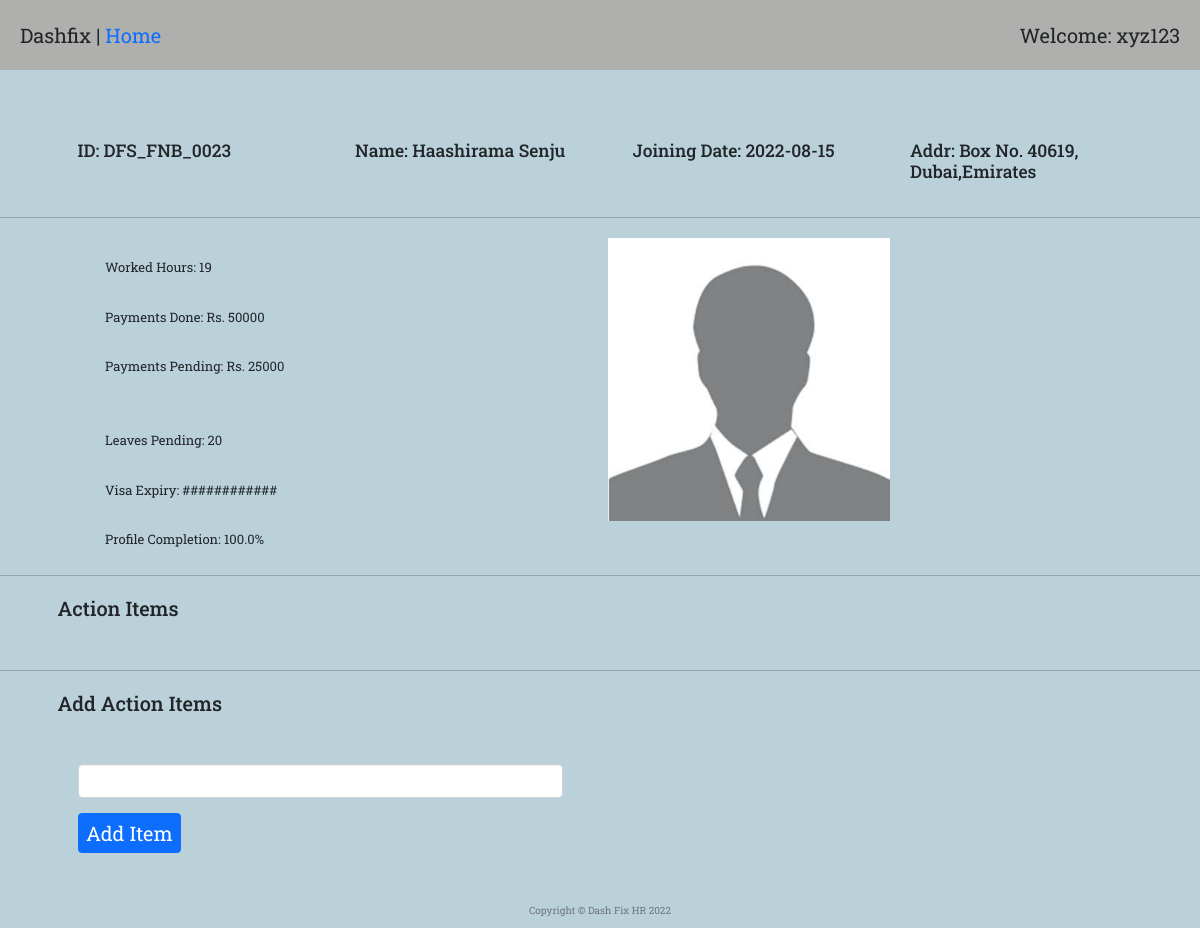
The app's page /employee_view/1 (signed in) with its own data.
### mainTest.py (models this page shows)
class employeeMaster(db.Model):
    __tablename__ = "employeeMaster"
    id = Column(Integer, primary_key=True)
    employeeID = Column(String(300))
    joining_date = Column(DateTime)
    name = Column(String(300))
    addressUae = Column(String(300))
    poBox = Column(String(300))
    mobilePersonal = Column(Integer)
    mobileHome = Column(Integer)
    personalMail = Column(String(300))
    addressHome = Column(String(300))
    passportNumber = Column(Integer)
    nationality = Column(String(300))
    ownCar = Column(Boolean)
    carRent = Column(Boolean)
    company_laptop = Column(String(300))
    company_mobile = Column(String(300))
    emUaeName = Column(String(300))
    emUaeRel = Column(String(300))
    emUaeAddr = Column(String(300))
    emUaeMobileNumber = Column(Integer)
    emUaeHomeNumber = Column(Integer)
    originCountry = Column(String(300))
    emCoName = Column(String(300))
    emCoRel = Column(String(300))
    emCoAddr = Column(String(300))
    emCoMobileNumber = Column(Integer)
    emCoHomeNumber = Column(Integer)
    createdBy = Column(Integer, ForeignKey("Users.id"))
    user = relationship("User", back_populates="employee")
    departmentId = Column(Integer, ForeignKey("departmentMaster.id"))
    department = relationship("departmentMaster", back_populates="employee")
    document = relationship("documentMaster", back_populates="employee")
    actionItem = relationship("actionItemMaster", back_populates="employee")
    leave = relationship("leaveApplicationMaster", back_populates="employee")
    passport = relationship("passportApplicationMaster", back_populates="employee")
    timesheet = relationship("timesheetEntryMaster", back_populates="employee")
    roster = relationship("rosterEntryMaster", back_populates="employee")

### mainTest.py (the view)
@app.route("/employee_view/<employee_id>", methods=["GET", "POST"])
@admin_only
def employee_view(employee_id):
    form = ActionItem()
    employee_element = employeeMaster.query.get(employee_id)
    a = str(employee_element.joining_date)
    date_str = a[:10]
    actionItems = db.session.query(actionItemMaster).filter_by(employeeID=employee_id).all()
    doc_element = db.session.query(documentMaster).filter_by(employeeID=employee_id).first()
    img_url = "file:///C:/Users/karth/Downloads/Images/1image.jpg"
    ts_employee = db.session.query(timesheetEntryMaster).filter_by(employeeID=employee_id).all()
    totalHours = 0
    for i in ts_employee:
        b = (i.timeOut1 - i.timeIn1) + (i.timeOut2 - i.timeIn2)
        totalHours += b
    list_empl = [employee_element.name,
                 employee_element.addressUae,
                 employee_element.poBox,
                 employee_element.mobilePersonal,
                 employee_element.mobileHome,
                 employee_element.personalMail,
                 employee_element.addressHome,
                 employee_element.passportNumber,
                 employee_element.nationality,
                 employee_element.emUaeName,
                 employee_element.emUaeRel,
                 employee_element.emUaeAddr,
                 employee_element.emUaeMobileNumber,
                 employee_element.emUaeHomeNumber,
                 employee_element.originCountry,
                 employee_element.emCoName,
                 employee_element.emCoRel,
                 employee_element.emCoAddr,
                 employee_element.emCoMobileNumber,
                 employee_element.emCoHomeNumber,
                 employee_element.employeeID,
                 employee_element.joining_date,
                 employee_element.company_laptop,
                 employee_element.company_mobile]
    profileCompletion = 0
    for i in list_empl:
        if not i:
            profileCompletion += 1
    profilePercent = ((len(list_empl) - profileCompletion) / len(list_empl)) * 100
    if form.validate_on_submit():
        newActionItem = actionItemMaster(actionText=form.content.data, employee=employee_element)
        db.session.add(newActionItem)
        db.session.commit()
        return redirect(url_for("employee_view", employee_id=employee_id))
    return render_template("employee_view.html", employee=employee_element, form=form, date_str=date_str,
                           workedHours=totalHours, profile=round(profilePercent, 0), items=actionItems, img_url=img_url,
                           len=range(len(actionItems)))

### forms.py
class ActionItem(FlaskForm):
    content = StringField("", default="")
    submit = SubmitField("Add Item")

### mainTest.py (called while the page is built)
def admin_only(f):
    @wraps(f)
    def decorated_function(*args, **kwargs):
        admin = User.query.all()
        admin_id = []
        for i in admin:
            id_ = i.id
            admin_id.append(id_)
        if current_user.id not in admin_id:
            return abort(403)
        return f(*args, **kwargs)
    return decorated_function

@login_manager.user_loader
def load_user(user_id):
    return User.query.get(int(user_id))

### templates/employee_view.html (shortened to what this page needs)
{% extends 'bootstrap/base.html' %}
{% import "bootstrap/wtf.html" as wtf %}
{% block content %}
{% include "header.html" %}
  <div class="welcome">
    <span>Dashfix | <a href="{{url_for('home')}}">Home</a></span>
    <span>Welcome: xyz123</span>
  </div>
  <div class="row reports" style="margin-bottom: 30px; margin-left: 70px; margin-top: 70px;">
      <div class="col-3">
        <h3>ID: {{ employee.employeeID }}</h3>
      </div>
      <div class="col-3">
        <h3>Name: {{employee.name}}</h3>
      </div>
      <div class="col-3">
        <h3>Joining Date: {{date_str}}</h3>
      </div>
      <div class="col-3">
        <h3>Addr: {{employee.addressUae}}</h3>
      </div>
  </div>
  <hr>
  <div class="row">
      <div class="col-6">
        <div class="row" style="margin-bottom: 5px; margin-left: 70px;"><p>Worked Hours: {{ workedHours }}</p></div>
        <div class="row" style="margin-bottom: 5px; margin-left: 70px;"><p>Payments Done: Rs. 50000</p></div>
        <div class="row" style="margin-bottom: 5px; margin-left: 70px;"><p>Payments Pending: Rs. 25000</p></div><br>
        <div class="row" style="margin-bottom: 5px; margin-left: 70px;"><p>Leaves Pending: 20</p></div>
        <div class="row" style="margin-bottom: 5px; margin-left: 70px;"><p>Visa Expiry: ############</p></div>
        <div class="row" style="margin-bottom: 5px; margin-left: 70px;"><p>Profile Completion: {{ profile }}%</p></div>
      </div>
      <div class="col-6">
        <img src="{{ url_for('static', filename='images/pp.jpg')}}" alt="Profile pic" style="width: 50%;">
      </div>
  </div>
  <hr>
  <div class="row reports" style="margin-bottom: 20px;" >
      <h2 style="text-align: left">Action Items</h2>
  </div>
   <hr>
  <div class="row reports" style="margin-bottom: 0;" >
      <h2 style="text-align: left">Add Action Items</h2>
  </div>
  <div class="row reports" style="margin-bottom: 50px; margin-left: 70px; margin-top: 0; width: 500px;">
      {{ wtf.quick_form(form, novalidate=True, button_map={"submit": "primary"}) }}
  </div>
{% include "footer.html" %}
{% endblock %}

### static/styles1.css (style rules this page uses)
body { font-family: 'Roboto Slab', serif; }
.btn { font-size: 2rem; }
body { background-color: #bbd1da; }
.welcome { background-color: #afb0ad; display: flex; justify-content: space-between; padding: 20px; font-size: 2rem; }
.row, h5 { margin-top: 20px; margin-right: 20px; margin-left: 20px; }
div { font-size: 1.3rem; margin: 0px; padding-right: 0px; }
h2 { text-align: center; margin: 30px; }
.time_suc_entry, p { text-size: 1.8rem; }
a:link { text-decoration: none; text-color: black; }

### records on screen
employeeMaster: employeeID "DFS_FNB_0023", name "Haashirama Senju", addressUae "Box No. 40619, Dubai,Emirates"

### other values on screen
{{ date_str }} "2022-08-15"
{{ workedHours }} "19"
{{ profile }} "100.0"
